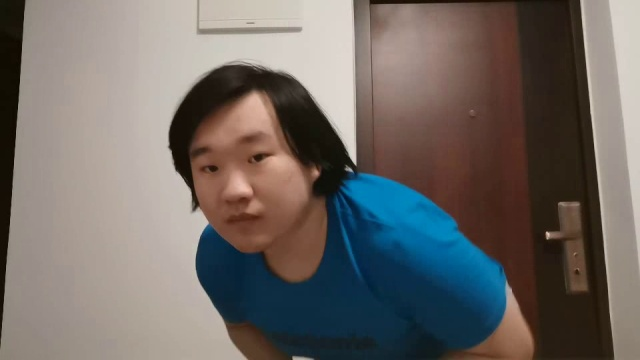
#> input picture CV检测大作业/CV大作业/frames/video2_5.jpg, 640 x 360 px; its folder holds 4 pictures in this run
$ jupyter execute --allow-errors '用opencv人脸识别库获取中心点真实值.ipynb'
#> lines starting #> are read from the running program, lines starting #| are printed output that depends on the picture; pictures that were not available may be replaced by others from this repository, and a replacement may not be noted
#> further down, img is the input picture: shape (360, 640, 3); mean B, G, R 101.4, 105.6, 111.8
#> `img_gray = cv2.cvtColor(img,cv2.COLOR_BGR2GRAY)`:
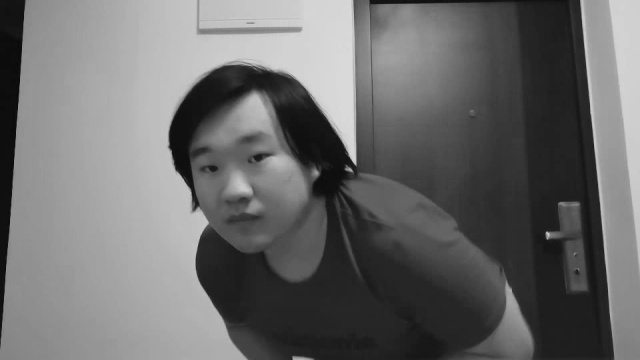
#> img_gray: shape (360, 640); min 7, max 219, mean 107.1
#> `faces = face_detector.detectMultiScale(img_gray, 1.3, 5)`: faces = [[175, 102, 151, 151]]
#> the loop `for (x, y, w, h) in faces:` made 1 pass
#| 250.5   177.5
#> pass 2 of the loop `for i in range(55):`:
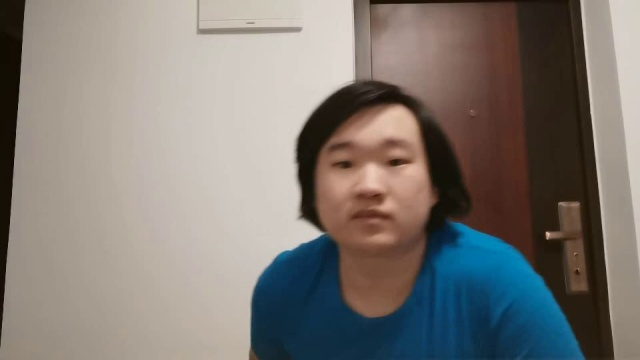
#> input picture CV检测大作业/CV大作业/frames/video2_15.jpg, 640 x 360 px, given in place of video2_6.jpg, which was not available
#> img is the input picture: shape (360, 640, 3); mean B, G, R 116.7, 122.3, 128.2
#> `img_gray = cv2.cvtColor(img,cv2.COLOR_BGR2GRAY)`:
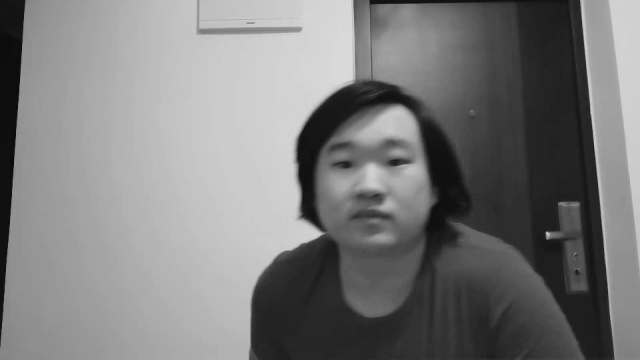
#> img_gray: shape (360, 640); min 7, max 221, mean 123.6
#> faces = [[302, 109, 138, 138]]
#> the loop `for (x, y, w, h) in faces:` made 1 pass
#> (printed output is left out)
#> pass 3 of the loop `for i in range(55):`:
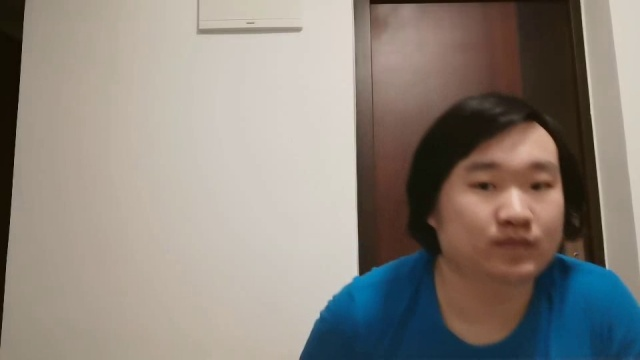
#> input picture CV检测大作业/CV大作业/frames/video2_25.jpg, 640 x 360 px, given in place of video2_7.jpg, which was not available
#> img is the input picture: shape (360, 640, 3); mean B, G, R 125.2, 133.1, 141
#> `img_gray = cv2.cvtColor(img,cv2.COLOR_BGR2GRAY)`:
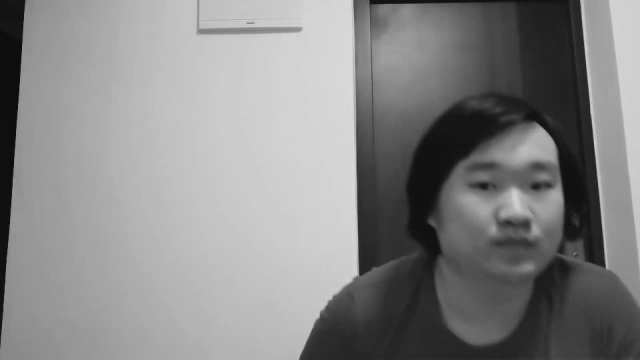
#> img_gray: shape (360, 640); min 8, max 218, mean 134.6
#> faces = [[433, 122, 158, 158]]
#> the loop `for (x, y, w, h) in faces:` made 1 pass
#> (printed output is left out)
[cell 1]
import cv2
import matplotlib.pyplot as plt
face_detector = cv2.CascadeClassifier('haarcascade_frontalface_default.xml') # 在网上下载前脸识别的xml文件，通过opencv直接调用

#> (the rest of this cell did not finish here and is left out)
